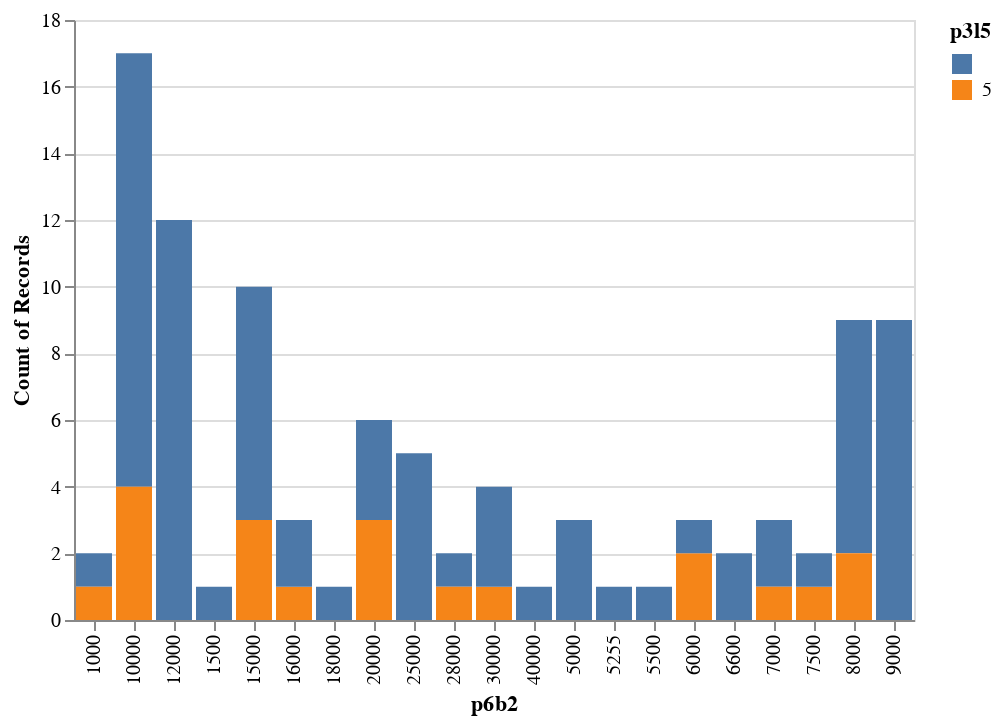

Here is the notebook cell this chart was saved with:
### Code cell
alt.Chart(enoe_salario).mark_bar().encode(
  x='p6b2',
  y='count()',
  color='p3l5:N',

)

### Figure 1 — Vega-Lite specification as saved in the notebook (floating-point values rounded to 4 significant figures)
{"config": {"view": {"continuousWidth": 400, "continuousHeight": 300}}, "data": {"name": "data-39adefc897c4fa90c32f499dc8a67118"}, "mark": "bar", "encoding": {"color": {"field": "p3l5", "type": "nominal"}, "x": {"field": "p6b2", "type": "nominal"}, "y": {"aggregate": "count", "type": "quantitative"}}, "$schema": "https://vega.github.io/schema/vega-lite/v4.17.0.json", "datasets": {"data-39adefc897c4fa90c32f499dc8a67118": [{"p1": 1, "p3a": "2", "p3b": "1", "p3l5": " ", "p6b1": "1", "p6b2": "1000"}, {"p1": 1, "p3a": "1", "p3b": " ", "p3l5": "5", "p6b1": "1", "p6b2": "1000"}, {"p1": 1, "p3a": "1", "p3b": " ", "p3l5": " ", "p6b1": "1", "p6b2": "10000"}, {"p1": 1, "p3a": "1", "p3b": " ", "p3l5": "5", "p6b1": "1", "p6b2": "10000"}, {"p1": 1, "p3a": "1", "p3b": " ", "p3l5": " ", "p6b1": "1", "p6b2": "10000"}, {"p1": 1, "p3a": "1", "p3b": " ", "p3l5": " ", "p6b1": "1", "p6b2": "10000"}, {"p1": 1, "p3a": "1", "p3b": " ", "p3l5": " ", "p6b1": "1", "p6b2": "10000"}, {"p1": 1, "p3a": "1", "p3b": " ", "p3l5": " ", "p6b1": "1", "p6b2": "10000"}, {"p1": 1, "p3a": "1", "p3b": " ", "p3l5": " ", "p6b1": "1", "p6b2": "10000"}, {"p1": 1, "p3a": "1", "p3b": " ", "p3l5": " ", "p6b1": "1", "p6b2": "10000"}, {"p1": 1, "p3a": "2", "p3b": "1", "p3l5": " ", "p6b1": "1", "p6b2": "10000"}, {"p1": 1, "p3a": "1", "p3b": " ", "p3l5": " ", "p6b1": "1", "p6b2": "10000"}, {"p1": 1, "p3a": "1", "p3b": " ", "p3l5": "5", "p6b1": "1", "p6b2": "10000"}, {"p1": 1, "p3a": "2", "p3b": "1", "p3l5": " ", "p6b1": "1", "p6b2": "10000"}, {"p1": 1, "p3a": "1", "p3b": " ", "p3l5": "5", "p6b1": "1", "p6b2": "10000"}, {"p1": 1, "p3a": "1", "p3b": " ", "p3l5": " ", "p6b1": "1", "p6b2": "10000"}, {"p1": 1, "p3a": "1", "p3b": " ", "p3l5": " ", "p6b1": "1", "p6b2": "10000"}, {"p1": 1, "p3a": "2", "p3b": "1", "p3l5": " ", "p6b1": "1", "p6b2": "10000"}, {"p1": 1, "p3a": "1", "p3b": " ", "p3l5": "5", "p6b1": "1", "p6b2": "10000"}, {"p1": 1, "p3a": "1", "p3b": " ", "p3l5": " ", "p6b1": "1", "p6b2": "12000"}, {"p1": 1, "p3a": "1", "p3b": " ", "p3l5": " ", "p6b1": "1", "p6b2": "12000"}, {"p1": 1, "p3a": "1", "p3b": " ", "p3l5": " ", "p6b1": "1", "p6b2": "12000"}, {"p1": 1, "p3a": "2", "p3b": "1", "p3l5": " ", "p6b1": "1", "p6b2": "12000"}, {"p1": 1, "p3a": "2", "p3b": "1", "p3l5": " ", "p6b1": "1", "p6b2": "12000"}, {"p1": 1, "p3a": "2", "p3b": "1", "p3l5": " ", "p6b1": "1", "p6b2": "12000"}, {"p1": 1, "p3a": "1", "p3b": " ", "p3l5": " ", "p6b1": "1", "p6b2": "12000"}, {"p1": 1, "p3a": "1", "p3b": " ", "p3l5": " ", "p6b1": "1", "p6b2": "12000"}, {"p1": 1, "p3a": "2", "p3b": "1", "p3l5": " ", "p6b1": "1", "p6b2": "12000"}, {"p1": 1, "p3a": "1", "p3b": " ", "p3l5": " ", "p6b1": "1", "p6b2": "12000"}, {"p1": 1, "p3a": "1", "p3b": " ", "p3l5": " ", "p6b1": "1", "p6b2": "12000"}, {"p1": 1, "p3a": "1", "p3b": " ", "p3l5": " ", "p6b1": "1", "p6b2": "12000"}, {"p1": 1, "p3a": "1", "p3b": " ", "p3l5": " ", "p6b1": "1", "p6b2": "1500"}, {"p1": 1, "p3a": "2", "p3b": "1", "p3l5": " ", "p6b1": "1", "p6b2": "15000"}, {"p1": 1, "p3a": "2", "p3b": "1", "p3l5": " ", "p6b1": "1", "p6b2": "15000"}, {"p1": 1, "p3a": "1", "p3b": " ", "p3l5": " ", "p6b1": "1", "p6b2": "15000"}, {"p1": 1, "p3a": "1", "p3b": " ", "p3l5": "5", "p6b1": "1", "p6b2": "15000"}, {"p1": 1, "p3a": "1", "p3b": " ", "p3l5": "5", "p6b1": "1", "p6b2": "15000"}, {"p1": 1, "p3a": "1", "p3b": " ", "p3l5": " ", "p6b1": "1", "p6b2": "15000"}, {"p1": 1, "p3a": "1", "p3b": " ", "p3l5": " ", "p6b1": "1", "p6b2": "15000"}, {"p1": 1, "p3a": "1", "p3b": " ", "p3l5": "5", "p6b1": "1", "p6b2": "15000"}, {"p1": 1, "p3a": "1", "p3b": " ", "p3l5": " ", "p6b1": "1", "p6b2": "15000"}, {"p1": 1, "p3a": "1", "p3b": " ", "p3l5": " ", "p6b1": "1", "p6b2": "15000"}, {"p1": 1, "p3a": "1", "p3b": " ", "p3l5": "5", "p6b1": "1", "p6b2": "16000"}, {"p1": 1, "p3a": "1", "p3b": " ", "p3l5": " ", "p6b1": "1", "p6b2": "16000"}, {"p1": 1, "p3a": "2", "p3b": "1", "p3l5": " ", "p6b1": "1", "p6b2": "16000"}, {"p1": 1, "p3a": "2", "p3b": "1", "p3l5": " ", "p6b1": "1", "p6b2": "18000"}, {"p1": 1, "p3a": "1", "p3b": " ", "p3l5": " ", "p6b1": "1", "p6b2": "20000"}, {"p1": 1, "p3a": "1", "p3b": " ", "p3l5": "5", "p6b1": "1", "p6b2": "20000"}, {"p1": 1, "p3a": "1", "p3b": " ", "p3l5": "5", "p6b1": "1", "p6b2": "20000"}, {"p1": 1, "p3a": "1", "p3b": " ", "p3l5": " ", "p6b1": "1", "p6b2": "20000"}, {"p1": 1, "p3a": "1", "p3b": " ", "p3l5": "5", "p6b1": "1", "p6b2": "20000"}, {"p1": 1, "p3a": "1", "p3b": " ", "p3l5": " ", "p6b1": "1", "p6b2": "20000"}, {"p1": 1, "p3a": "1", "p3b": " ", "p3l5": " ", "p6b1": "1", "p6b2": "25000"}, {"p1": 1, "p3a": "1", "p3b": " ", "p3l5": " ", "p6b1": "1", "p6b2": "25000"}, {"p1": 1, "p3a": "1", "p3b": " ", "p3l5": " ", "p6b1": "1", "p6b2": "25000"}, {"p1": 1, "p3a": "1", "p3b": " ", "p3l5": " ", "p6b1": "1", "p6b2": "25000"}, {"p1": 1, "p3a": "1", "p3b": " ", "p3l5": " ", "p6b1": "1", "p6b2": "25000"}, {"p1": 1, "p3a": "1", "p3b": " ", "p3l5": " ", "p6b1": "1", "p6b2": "28000"}, {"p1": 1, "p3a": "1", "p3b": " ", "p3l5": "5", "p6b1": "1", "p6b2": "28000"}, {"p1": 1, "p3a": "1", "p3b": " ", "p3l5": "5", "p6b1": "1", "p6b2": "30000"}, {"p1": 1, "p3a": "1", "p3b": " ", "p3l5": " ", "p6b1": "1", "p6b2": "30000"}, {"p1": 1, "p3a": "2", "p3b": "1", "p3l5": " ", "p6b1": "1", "p6b2": "30000"}, {"p1": 1, "p3a": "1", "p3b": " ", "p3l5": " ", "p6b1": "1", "p6b2": "30000"}, {"p1": 1, "p3a": "1", "p3b": " ", "p3l5": " ", "p6b1": "1", "p6b2": "40000"}, {"p1": 1, "p3a": "2", "p3b": "1", "p3l5": " ", "p6b1": "1", "p6b2": "5000"}, {"p1": 1, "p3a": "1", "p3b": " ", "p3l5": " ", "p6b1": "1", "p6b2": "5000"}, {"p1": 1, "p3a": "2", "p3b": "1", "p3l5": " ", "p6b1": "1", "p6b2": "5000"}, {"p1": 1, "p3a": "2", "p3b": "1", "p3l5": " ", "p6b1": "1", "p6b2": "5255"}, {"p1": 1, "p3a": "2", "p3b": "1", "p3l5": " ", "p6b1": "1", "p6b2": "5500"}, {"p1": 1, "p3a": "1", "p3b": " ", "p3l5": "5", "p6b1": "1", "p6b2": "6000"}, {"p1": 1, "p3a": "1", "p3b": " ", "p3l5": "5", "p6b1": "1", "p6b2": "6000"}, {"p1": 1, "p3a": "1", "p3b": " ", "p3l5": " ", "p6b1": "1", "p6b2": "6000"}, {"p1": 1, "p3a": "1", "p3b": " ", "p3l5": " ", "p6b1": "1", "p6b2": "6600"}, {"p1": 1, "p3a": "1", "p3b": " ", "p3l5": " ", "p6b1": "1", "p6b2": "6600"}, {"p1": 1, "p3a": "1", "p3b": " ", "p3l5": " ", "p6b1": "1", "p6b2": "7000"}, {"p1": 1, "p3a": "1", "p3b": " ", "p3l5": " ", "p6b1": "1", "p6b2": "7000"}, {"p1": 1, "p3a": "1", "p3b": " ", "p3l5": "5", "p6b1": "1", "p6b2": "7000"}, {"p1": 1, "p3a": "1", "p3b": " ", "p3l5": "5", "p6b1": "1", "p6b2": "7500"}, {"p1": 1, "p3a": "1", "p3b": " ", "p3l5": " ", "p6b1": "1", "p6b2": "7500"}, {"p1": 1, "p3a": "2", "p3b": "1", "p3l5": " ", "p6b1": "1", "p6b2": "8000"}, {"p1": 1, "p3a": "2", "p3b": "1", "p3l5": " ", "p6b1": "1", "p6b2": "8000"}, {"p1": 1, "p3a": "1", "p3b": " ", "p3l5": " ", "p6b1": "1", "p6b2": "8000"}, {"p1": 1, "p3a": "1", "p3b": " ", "p3l5": "5", "p6b1": "1", "p6b2": "8000"}, {"p1": 1, "p3a": "1", "p3b": " ", "p3l5": " ", "p6b1": "1", "p6b2": "8000"}, {"p1": 1, "p3a": "1", "p3b": " ", "p3l5": " ", "p6b1": "1", "p6b2": "8000"}, {"p1": 1, "p3a": "1", "p3b": " ", "p3l5": " ", "p6b1": "1", "p6b2": "8000"}, {"p1": 1, "p3a": "1", "p3b": " ", "p3l5": "5", "p6b1": "1", "p6b2": "8000"}, {"p1": 1, "p3a": "1", "p3b": " ", "p3l5": " ", "p6b1": "1", "p6b2": "8000"}, {"p1": 1, "p3a": "2", "p3b": "1", "p3l5": " ", "p6b1": "1", "p6b2": "9000"}, {"p1": 1, "p3a": "2", "p3b": "1", "p3l5": " ", "p6b1": "1", "p6b2": "9000"}, {"p1": 1, "p3a": "1", "p3b": " ", "p3l5": " ", "p6b1": "1", "p6b2": "9000"}, {"p1": 1, "p3a": "1", "p3b": " ", "p3l5": " ", "p6b1": "1", "p6b2": "9000"}, {"p1": 1, "p3a": "1", "p3b": " ", "p3l5": " ", "p6b1": "1", "p6b2": "9000"}, {"p1": 1, "p3a": "1", "p3b": " ", "p3l5": " ", "p6b1": "1", "p6b2": "9000"}, {"p1": 1, "p3a": "1", "p3b": " ", "p3l5": " ", "p6b1": "1", "p6b2": "9000"}, {"p1": 1, "p3a": "1", "p3b": " ", "p3l5": " ", "p6b1": "1", "p6b2": "9000"}, {"p1": 1, "p3a": "1", "p3b": " ", "p3l5": " ", "p6b1": "1", "p6b2": "9000"}]}}
